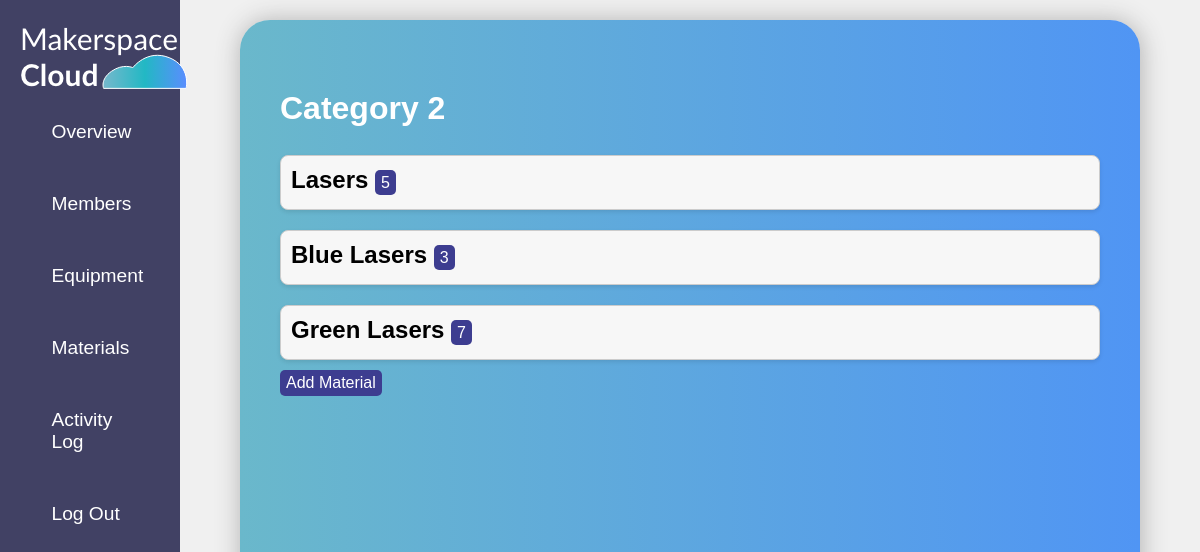
The page /a_category_detail/2/ (signed in) on the database its author committed.
### equ/models.py (models this page shows, shortened)
class Category(models.Model):
    name = models.CharField(max_length=100)
    lab = models.ForeignKey(Lab,on_delete=models.CASCADE)

class Material(models.Model):
    stock = models.IntegerField(null=True,blank=True)
    name = models.CharField(max_length=100)
    category = models.ForeignKey(Category, on_delete=models.CASCADE,blank=True, null=True)

### equ/views.py (the view)
# urls.py: path('a_category_detail/<int:pk>/', views.a_category_detail, name='a_category_detail'),
@login_required
@admin_required
def a_category_detail(request, pk):
    category = get_object_or_404(Category, pk=pk)
    materials = Material.objects.filter(category=category)
    context = {'category':category,'materials':materials}
    return render(request, 'equ/a_category_detail.html', context)

### equ/views.py (called while the page is built)
def admin_required(function):
    decorator = user_passes_test(lambda user: user.groups.filter(name='admin').exists())
    return decorator(function)

### equ/templates/equ/a_category_detail.html
{% extends "equ/a_base.html" %}
{% block content %}
<div class="my_projects" style="padding: 20px;">
  <h1>{{category.name}}</h1>
  <br>
  {% for material in materials %}
  <div class="equip_container">
      <h2 style="color: black;">{{ material.name }} <a href="{% url 'a_add_stock' material.pk category.pk %}" style="padding: 4px 6px; border: none; border-radius: 5px;">{{material.stock}}</a></h2>
  </div>
  {% endfor %}
  <a href="{% url 'a_add_material' category.pk %}" style="padding: 4px 6px; border: none; border-radius: 5px;">Add Material</a>
</div>
{% endblock content %}

### static/css/style.css (style rules this page uses)
:root { --primary:rgb(65 65 100); --secondary:rgb(97, 97, 131); }
* { box-sizing: border-box; margin: 0; padding: 0; font-family: Arial, Helvetica, sans-serif; }
.my_projects { display: flex; flex-direction: column; width: 100%; height: 100%; }
.my_projects a { padding: 10px 15px; text-decoration: none; border: none; background:#3d3d90; color: white; border-radius: 40px; width: max-content; font-size: 1rem; font-weight: normal; }
.my_projects { margin-top: 30px; }
.equip_container { border: 1px solid #ccc; padding: 10px; margin: 10px 0; border-radius: 8px; background-color: #f7f7f7; box-shadow: 0px 2px 4px rgba(0, 0, 0, 0.1); }
.equip_container h2 { font-size: 1.5rem; margin-bottom: 5px; }
.equip_container a { text-decoration: none; color: white; }

### rows shown on the page
Category: name "Category 2"
Material: name "Lasers", stock "5"
Material: name "Blue Lasers", stock "3"
Material: name "Green Lasers", stock "7"
